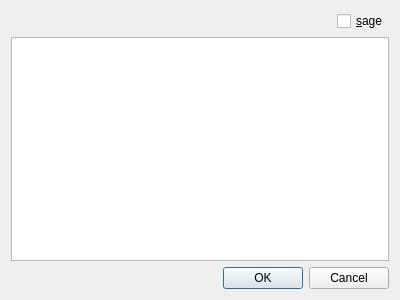
<?xml version="1.0" encoding="UTF-8"?>
<ui version="4.0">
 <class>post_message</class>
 <widget class="QDialog" name="post_message">
  <property name="geometry">
   <rect>
    <x>0</x>
    <y>0</y>
    <width>400</width>
    <height>300</height>
   </rect>
  </property>
  <property name="windowTitle">
   <string>Dialog</string>
  </property>
  <layout class="QGridLayout" name="gridLayout">
   <item row="0" column="0">
    <layout class="QVBoxLayout" name="verticalLayout">
     <item>
      <layout class="QHBoxLayout" name="horizontalLayout">
       <item>
        <spacer name="horizontalSpacer">
         <property name="orientation">
          <enum>Qt::Horizontal</enum>
         </property>
         <property name="sizeHint" stdset="0">
          <size>
           <width>40</width>
           <height>20</height>
          </size>
         </property>
        </spacer>
       </item>
       <item>
        <widget class="QCheckBox" name="sage_check">
         <property name="text">
          <string>&amp;sage</string>
         </property>
        </widget>
       </item>
      </layout>
     </item>
     <item>
      <widget class="QPlainTextEdit" name="text"/>
     </item>
     <item>
      <widget class="QDialogButtonBox" name="buttonBox">
       <property name="orientation">
        <enum>Qt::Horizontal</enum>
       </property>
       <property name="standardButtons">
        <set>QDialogButtonBox::Cancel|QDialogButtonBox::Ok</set>
       </property>
      </widget>
     </item>
    </layout>
   </item>
  </layout>
 </widget>
 <resources/>
 <connections>
  <connection>
   <sender>buttonBox</sender>
   <signal>accepted()</signal>
   <receiver>post_message</receiver>
   <slot>accept()</slot>
   <hints>
    <hint type="sourcelabel">
     <x>248</x>
     <y>254</y>
    </hint>
    <hint type="destinationlabel">
     <x>157</x>
     <y>274</y>
    </hint>
   </hints>
  </connection>
  <connection>
   <sender>buttonBox</sender>
   <signal>rejected()</signal>
   <receiver>post_message</receiver>
   <slot>reject()</slot>
   <hints>
    <hint type="sourcelabel">
     <x>316</x>
     <y>260</y>
    </hint>
    <hint type="destinationlabel">
     <x>286</x>
     <y>274</y>
    </hint>
   </hints>
  </connection>
 </connections>
</ui>
